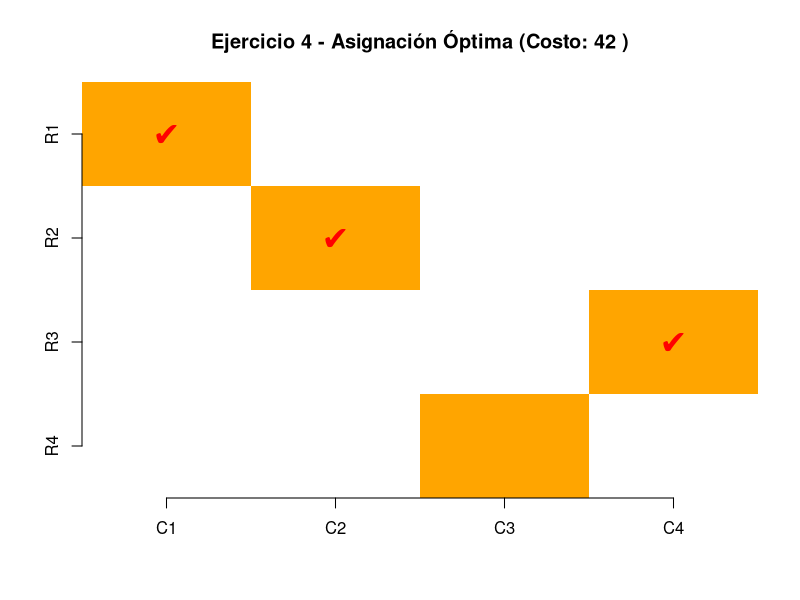

Write R code to recreate this figure.
# Matriz de costos
cost <- matrix(c(10, 12, 18, 14,
                 13, 9, 16, 11,
                 12, 15, 14, 10,
                 14, 11, 13, 12),
               nrow = 4, byrow = TRUE)

library(lpSolve)
resultado <- lp.assign(cost)

cat("Matriz solución:\n")
print(resultado$solution)
cat("Costo total mínimo:", resultado$objval, "\n")

choferes <- c("C1", "C2", "C3", "C4")
rutas <- c("R1", "R2", "R3", "R4")
mat <- resultado$solution

image(t(mat[nrow(mat):1, ]), axes = FALSE, col = c("white", "orange"))
axis(1, at = seq(0, 1, length.out = 4), labels = choferes)
axis(2, at = seq(0, 1, length.out = 4), labels = rev(rutas))
for (i in 1:4) {
  for (j in 1:4) {
    if (mat[i, j] == 1) {
      text((j - 1)/3, (4 - i)/3, labels = "✔", col = "red", cex = 2)
    }
  }
}
title(main = paste("Ejercicio 4 - Asignación Óptima (Costo:", resultado$objval, ")"))
